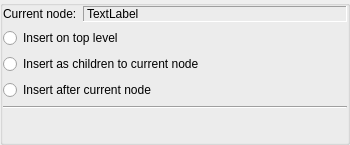
<?xml version="1.0" encoding="UTF-8"?>
<ui version="4.0">
 <class>KPlato::InsertFilePanel</class>
 <widget class="QWidget" name="KPlato::InsertFilePanel">
  <property name="geometry">
   <rect>
    <x>0</x>
    <y>0</y>
    <width>350</width>
    <height>145</height>
   </rect>
  </property>
  <property name="minimumSize">
   <size>
    <width>350</width>
    <height>0</height>
   </size>
  </property>
  <layout class="QVBoxLayout" name="verticalLayout_2">
   <property name="margin">
    <number>0</number>
   </property>
   <item>
    <widget class="QGroupBox" name="groupBox">
     <property name="title">
      <string/>
     </property>
     <property name="flat">
      <bool>true</bool>
     </property>
     <layout class="QVBoxLayout" name="verticalLayout">
      <property name="margin">
       <number>0</number>
      </property>
      <item>
       <layout class="QHBoxLayout" name="horizontalLayout">
        <item>
         <widget class="QLabel" name="label">
          <property name="text">
           <string>Current node:</string>
          </property>
         </widget>
        </item>
        <item>
         <widget class="QLabel" name="ui_name">
          <property name="sizePolicy">
           <sizepolicy hsizetype="Expanding" vsizetype="Preferred">
            <horstretch>0</horstretch>
            <verstretch>0</verstretch>
           </sizepolicy>
          </property>
          <property name="frameShape">
           <enum>QFrame::Panel</enum>
          </property>
          <property name="frameShadow">
           <enum>QFrame::Sunken</enum>
          </property>
          <property name="text">
           <string comment="KDE::DoNotExtract">TextLabel</string>
          </property>
         </widget>
        </item>
       </layout>
      </item>
      <item>
       <widget class="QRadioButton" name="ui_useProject">
        <property name="text">
         <string>Insert on top level</string>
        </property>
       </widget>
      </item>
      <item>
       <widget class="QRadioButton" name="ui_isParent">
        <property name="text">
         <string>Insert as children to current node</string>
        </property>
       </widget>
      </item>
      <item>
       <widget class="QRadioButton" name="ui_isAfter">
        <property name="text">
         <string>Insert after current node</string>
        </property>
       </widget>
      </item>
      <item>
       <widget class="Line" name="line">
        <property name="orientation">
         <enum>Qt::Horizontal</enum>
        </property>
       </widget>
      </item>
      <item>
       <widget class="KUrlRequester" name="ui_url"/>
      </item>
      <item>
       <spacer name="verticalSpacer">
        <property name="orientation">
         <enum>Qt::Vertical</enum>
        </property>
        <property name="sizeHint" stdset="0">
         <size>
          <width>20</width>
          <height>5</height>
         </size>
        </property>
       </spacer>
      </item>
     </layout>
    </widget>
   </item>
  </layout>
 </widget>
 <customwidgets>
  <customwidget>
   <class>KUrlRequester</class>
   <extends>QFrame</extends>
   <header>kurlrequester.h</header>
  </customwidget>
 </customwidgets>
 <resources/>
 <connections/>
</ui>
